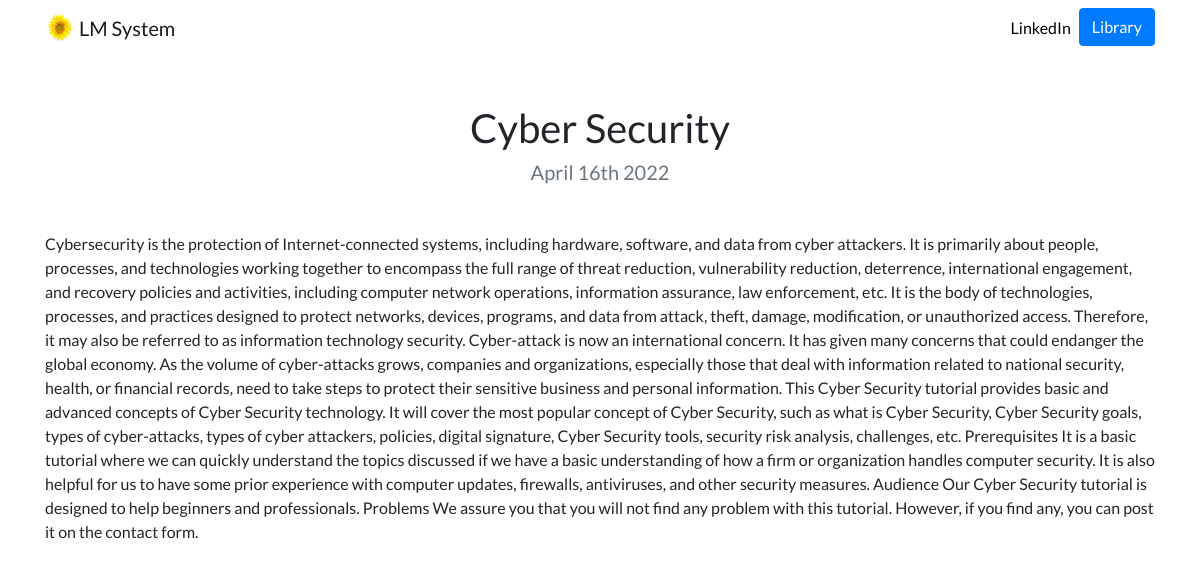
Page /books/3 on the committed database.
### books/models.py (models this page shows, shortened)
class Books(models.Model):
    title=models.CharField(max_length=200)
    description=models.TextField()
    date=models.DateField()

### books/views.py (the view)
# urls.py: path('<int:books_id>',views.detail,name='detail'),
def detail(request,books_id):
    books= get_object_or_404(Books,pk=books_id)
    return render(request,'books/detail.html',{'books':books})

### books/templates/books/detail.html
{% extends "Lms/base.html" %}
{% load static %}
{% block content %}
<h1 class="text-center mt-5" id="booksdetailtitle">{{ books.title }}</h1>
<h5 class="text-center text-muted mb-5">{{ books.date|date:'F jS Y' }}</h5>
{{ books.description|safe }}
{% endblock %}

### Lms/static/Lms/custom.css (style rules this page uses)
body { font-family: 'Lato', sans-serif; }

### rows in the picture
Books: title "Cyber Security", date "April 16th 2022", description "Cybersecurity is the protection of Internet-connected systems, including hardware, software, and data from cyber attackers. It is primarily about people, processes, and technologies working together to encompass the full range of threat reduction, vulnerability reduction, deterrence, international engagement, and recovery policies and activities, including computer network operations, information assurance, law enforcement, etc. It is the body of technologies, processes, and practices designed to protect networks, devices, programs, and data from attack, theft, damage, modification, or unauthorized access. Therefore, it may also be referred to as information technology security.…"
